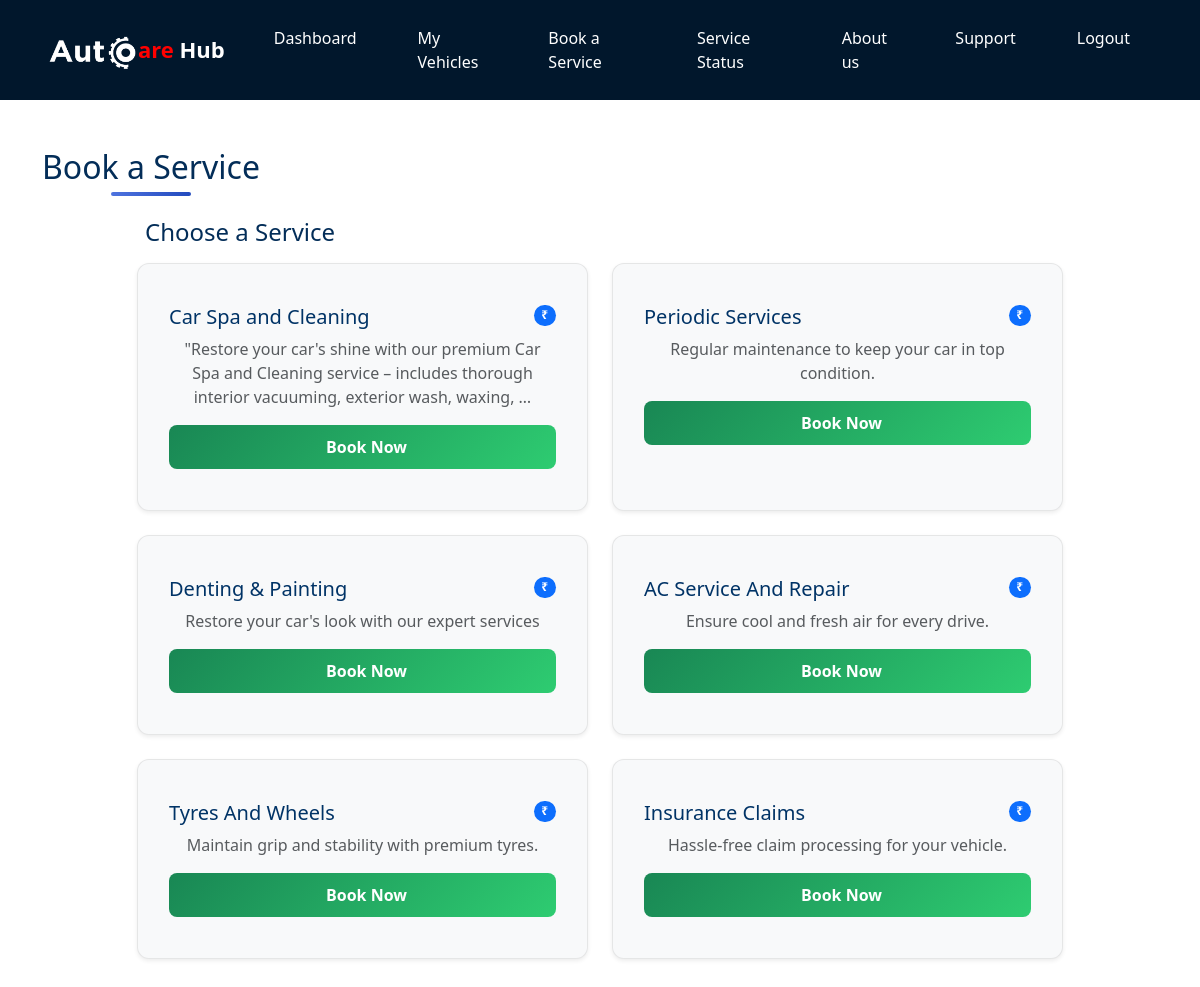
/Autocareapp/book_service/ (signed in), run on the app's committed database.
### Autocareapp/models.py (models this page shows, shortened)
class Service(models.Model):
    user = models.ForeignKey(UserProfile, on_delete=models.CASCADE, null=True, blank=True)
    name = models.CharField(max_length=100)
    description = models.TextField()
    amount = models.DecimalField(max_digits=10, decimal_places=2)
    duration = models.DurationField(help_text="Format: hh:mm:ss")

### Autocareapp/views.py (the view, shortened to what this page needs)
# urls.py: path('book_service/', views.book_service, name='book_service'),
def book_service(request):
    if not request.session.get('userloggedin'):
        return redirect('userlogin')
    user_id = request.session.get('user_id')
    try:
        user = UserProfile.objects.get(user_id=user_id)
    except UserProfile.DoesNotExist:
        return redirect('userlogin')
    services = Service.objects.all()
    vehicles = Vehicle.objects.filter(user=user)
    return render(request, 'autocareapp/book_service.html', {
        'services': services,
        'vehicles': vehicles
    })

### Autocare/Autocareapp/templates/Autocareapp/book_service.html (shortened to what this page needs)
{% extends 'autocareapp/userhomepage.html' %}
{% load static %}
{% block content %}
<div class="container py-5 fade-in">
  <h2 class="page-title text-center">Book a Service</h2>
  <div class="row justify-content-center">
    <div class="col-lg-10">
      <form method="POST" action="" id="bookServiceForm">
        <div class="mb-4">
          <h4 class="mb-3"> Choose a Service</h4>
          <div class="row g-4" id="serviceCards">
            {% for service in services %}
              <div class="col-md-6">
                <div class="card h-100 shadow-sm service-card" data-service-id="{{ service.id }}">
                  <div class="card-body">
                    <div class="d-flex justify-content-between align-items-start mb-2">
                      <h5 class="card-title mb-0">{{ service.name }}</h5>
                      <span class="badge bg-primary rounded-pill">₹{{ service.price }}</span>
                    </div>
                    <p class="card-text text-muted mb-3">{{ service.description|truncatewords:20 }}</p>
                    <button type="button" class="btn btn-success w-100 book-btn"
                      data-service-id="{{ service.id }}"
                      data-service-name="{{ service.name|escapejs }}">
                       Book Now
                    </button>
                  </div>
                </div>
              </div>
            {% endfor %}
          </div>
        </div>
      </form>
    </div>
  </div>
</div>
{% endblock %}

### Autocare/Autocareapp/templates/Autocareapp/book_service.html (style rules this page uses)
.service-card { border-radius: 12px; transition: all 0.3s ease; border: 1px solid rgba(0, 0, 0, 0.08); overflow: hidden; }
.book-btn { background: linear-gradient(135deg, #198754, #2ecc71); border: none; border-radius: 8px; padding: 10px 15px; font-weight: 600; transition: all 0.3s; }
.fade-in { animation: fadeIn 0.5s ease-out; }
.page-title { position: relative; display: inline-block; margin-bottom: 2rem; }
.page-title:after { content: ''; position: absolute; bottom: -10px; left: 50%; transform: translateX(-50%); width: 80px; height: 4px; background: linear-gradient(90deg, #4e73df, #224abe); border-radius: 2px; }

### data on the page
Service: name "Car Spa and Cleaning", description "\"Restore your car's shine with our premium Car Spa and Cleaning service – includes thorough interior vacuuming, exterior wash, waxing, …"
Service: name "Periodic Services", description "Regular maintenance to keep your car in top condition."
Service: name "Denting & Painting", description "Restore your car's look with our expert services"
Service: name "AC Service And Repair", description "Ensure cool and fresh air for every drive."
Service: name "Tyres And Wheels", description "Maintain grip and stability with premium tyres."
Service: name "Insurance Claims", description "Hassle-free claim processing for your vehicle."
